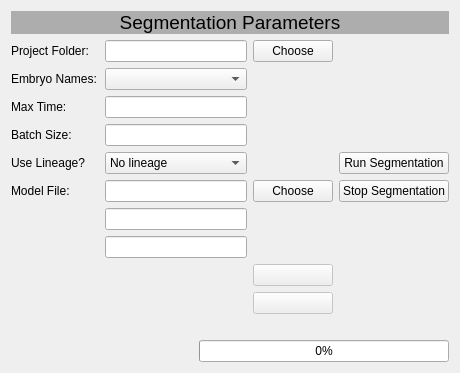
      <widget class="QWidget" name="Segmentation">
       <attribute name="title">
        <string>Segmentation</string>
       </attribute>
       <layout class="QVBoxLayout" name="verticalLayout_8">
        <item>
         <layout class="QVBoxLayout" name="verticalLayout_7">
          <item>
           <layout class="QVBoxLayout" name="verticalLayout_6">
            <item>
             <widget class="QLabel" name="label_2">
              <property name="maximumSize">
               <size>
                <width>16777215</width>
                <height>50</height>
               </size>
              </property>
              <property name="font">
               <font>
                <family>MS Shell Dlg 2</family>
                <pointsize>14</pointsize>
                <weight>9</weight>
                <italic>false</italic>
                <bold>false</bold>
               </font>
              </property>
              <property name="styleSheet">
               <string notr="true">background-color: rgb(173, 173, 173);
font: 75 14pt &quot;MS Shell Dlg 2&quot;;</string>
              </property>
              <property name="text">
               <string>Segmentation Parameters</string>
              </property>
              <property name="alignment">
               <set>Qt::AlignCenter</set>
              </property>
             </widget>
            </item>
           </layout>
          </item>
          <item>
           <layout class="QGridLayout" name="gridLayout_2">
            <item row="5" column="3">
             <widget class="QPushButton" name="Btn_stopSegmentation">
              <property name="text">
               <string>Stop Segmentation</string>
              </property>
             </widget>
            </item>
            <item row="4" column="1">
             <widget class="QComboBox" name="CB_lineage_Seg">
              <item>
               <property name="text">
                <string>No lineage</string>
               </property>
              </item>
              <item>
               <property name="text">
                <string>Before segmentation</string>
               </property>
              </item>
              <item>
               <property name="text">
                <string>After segmentation</string>
               </property>
              </item>
             </widget>
            </item>
            <item row="6" column="0">
             <widget class="QLabel" name="label_34">
              <property name="text">
               <string/>
              </property>
             </widget>
            </item>
            <item row="4" column="3">
             <widget class="QPushButton" name="Btn_runSegmentation">
              <property name="text">
               <string>Run Segmentation</string>
              </property>
             </widget>
            </item>
            <item row="8" column="2">
             <widget class="QPushButton" name="pushButton_2">
              <property name="enabled">
               <bool>false</bool>
              </property>
              <property name="focusPolicy">
               <enum>Qt::NoFocus</enum>
              </property>
              <property name="text">
               <string/>
              </property>
             </widget>
            </item>
            <item row="0" column="1">
             <widget class="QLineEdit" name="LE_projectFolder_Seg"/>
            </item>
            <item row="2" column="1">
             <widget class="QLineEdit" name="LE_maxTime_Seg"/>
            </item>
            <item row="2" column="2">
             <widget class="QLabel" name="label_32">
              <property name="text">
               <string/>
              </property>
             </widget>
            </item>
            <item row="5" column="1">
             <widget class="QLineEdit" name="LE_modelFile_Seg"/>
            </item>
            <item row="8" column="0">
             <widget class="QLabel" name="label_36">
              <property name="text">
               <string/>
              </property>
             </widget>
            </item>
            <item row="7" column="1">
             <widget class="QLineEdit" name="lineEdit_2"/>
            </item>
            <item row="3" column="1">
             <widget class="QLineEdit" name="LE_batchSize_Seg"/>
            </item>
            <item row="9" column="2">
             <widget class="QPushButton" name="pushButton">
              <property name="enabled">
               <bool>false</bool>
              </property>
              <property name="text">
               <string/>
              </property>
             </widget>
            </item>
            <item row="6" column="1">
             <widget class="QLineEdit" name="lineEdit"/>
            </item>
            <item row="0" column="0">
             <widget class="QLabel" name="label_17">
              <property name="text">
               <string>Project Folder:   </string>
              </property>
             </widget>
            </item>
            <item row="7" column="0">
             <widget class="QLabel" name="label_35">
              <property name="text">
               <string/>
              </property>
             </widget>
            </item>
            <item row="1" column="1">
             <widget class="QComboBox" name="CB_embryoNames_Seg"/>
            </item>
            <item row="1" column="0">
             <widget class="QLabel" name="label_18">
              <property name="text">
               <string>Embryo Names:</string>
              </property>
             </widget>
            </item>
            <item row="3" column="2">
             <widget class="QLabel" name="label_33">
              <property name="text">
               <string/>
              </property>
             </widget>
            </item>
            <item row="5" column="0">
             <widget class="QLabel" name="label_22">
              <property name="text">
               <string>Model File:</string>
              </property>
             </widget>
            </item>
            <item row="3" column="0">
             <widget class="QLabel" name="label_20">
              <property name="text">
               <string>Batch Size:</string>
              </property>
             </widget>
            </item>
            <item row="0" column="2">
             <widget class="QPushButton" name="Btn_projectFolder_Seg">
              <property name="text">
               <string>Choose</string>
              </property>
             </widget>
            </item>
            <item row="2" column="0">
             <widget class="QLabel" name="label_19">
              <property name="text">
               <string>Max Time:</string>
              </property>
             </widget>
            </item>
            <item row="5" column="2">
             <widget class="QPushButton" name="Btn_modelFile_Seg">
              <property name="text">
               <string>Choose</string>
              </property>
             </widget>
            </item>
            <item row="4" column="0">
             <widget class="QLabel" name="label_21">
              <property name="frameShape">
               <enum>QFrame::NoFrame</enum>
              </property>
              <property name="text">
               <string>Use Lineage?</string>
              </property>
             </widget>
            </item>
            <item row="9" column="0">
             <widget class="QLabel" name="label_37">
              <property name="text">
               <string/>
              </property>
             </widget>
            </item>
            <item row="10" column="0">
             <widget class="QLabel" name="label_42">
              <property name="text">
               <string/>
              </property>
             </widget>
            </item>
           </layout>
          </item>
          <item>
           <layout class="QHBoxLayout" name="horizontalLayout_2">
            <item>
             <widget class="QLabel" name="progressPreprocess">
              <property name="text">
               <string/>
              </property>
             </widget>
            </item>
            <item>
             <widget class="QProgressBar" name="SegmentationBar">
              <property name="maximumSize">
               <size>
                <width>250</width>
                <height>16777215</height>
               </size>
              </property>
              <property name="value">
               <number>0</number>
              </property>
             </widget>
            </item>
           </layout>
          </item>
         </layout>
        </item>
       </layout>
      </widget>
